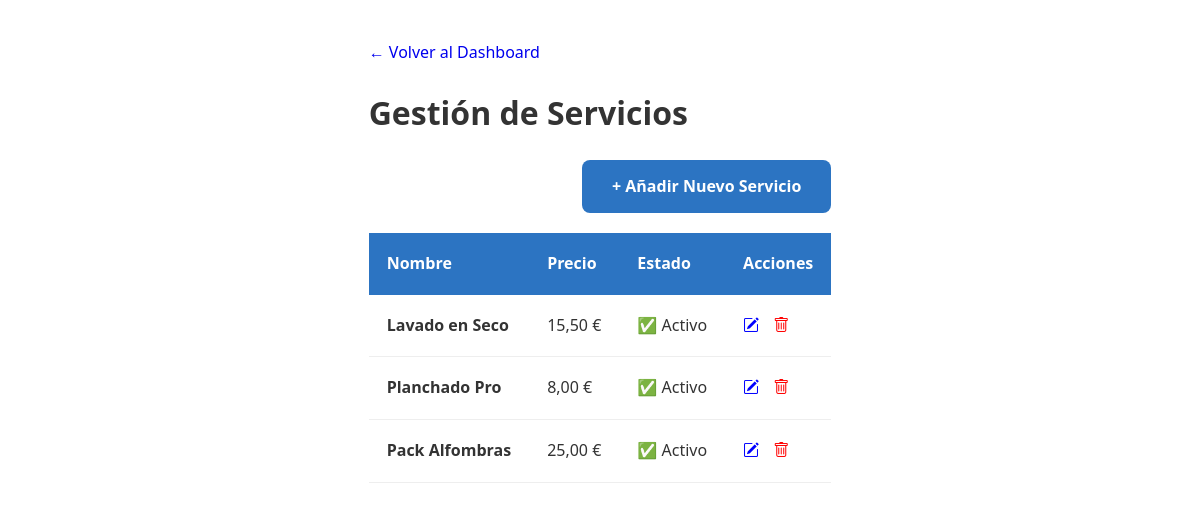
Screenshot of /admin/gestionar-servicios.php (signed in) with the database file from the repository.
### tables this page shows
CREATE TABLE `servicios` (
  `id` int(11) NOT NULL,
  `nombre` varchar(100) NOT NULL,
  `descripcion` text DEFAULT NULL,
  `precio` decimal(10,2) NOT NULL,
  `imagen` varchar(255) DEFAULT NULL,
  `activo` tinyint(1) DEFAULT 1
);

### admin/gestionar-servicios.php (the view, shortened to what this page needs)
<?php
include '../includes/db.php';
$query = "SELECT * FROM servicios";
$resultado = mysqli_query($conexion, $query);
?>
<!DOCTYPE html>
<html lang="es">
<head>
    <link rel="stylesheet" href="../css/style.css">
    <link rel="stylesheet" href="https://cdn.jsdelivr.net/npm/bootstrap-icons@1.11.1/font/bootstrap-icons.css">
</head>
<body>
    <div class="contenedor-web" style="padding: 40px 0;">
        <a href="index.php" style="text-decoration: none;">← Volver al Dashboard</a>
        <h1 class="color-azul negrita mt-3">Gestión de Servicios</h1>
        <div style="display: flex; justify-content: flex-end; margin-bottom: 20px;">
            <a href="nuevo-servicio.php" class="btn-lavandi boton-azul-relleno">+ Añadir Nuevo Servicio</a>
        </div>
        <table class="tabla-estilo-lavandi">
            <thead>
                <tr>
                    <th>Nombre</th>
                    <th>Precio</th>
                    <th>Estado</th>
                    <th>Acciones</th>
                </tr>
            </thead>
            <tbody>
                <?php while($row = mysqli_fetch_assoc($resultado)): ?>
                <tr>
                    <td class="negrita"><?php echo $row['nombre']; ?></td>
                    <td><?php echo number_format($row['precio'], 2, ',', '.'); ?> €</td>
                    <td><?php echo $row['activo'] ? '✅ Activo' : '❌ Inactivo'; ?></td>
                    <td>
                        <a href="editar-servicio.php?id=<?php echo $row['id']; ?>" style="color: blue; margin-right: 10px;"><i class="bi bi-pencil-square"></i></a>
                        <a href="eliminar-servicio.php?id=<?php echo $row['id']; ?>" style="color: red;" onclick="return confirm('¿Seguro que quieres borrar este servicio?')"><i class="bi bi-trash"></i></a>
                    </td>
                </tr>
                <?php endwhile; ?>
            </tbody>
        </table>
    </div>
</body>
</html>

### css/style.css (style rules this page uses)
:root { --azul-lavandi: #2c74c2; --azul-oscuro: #0b1146; --amarillo-lavandi: #ffc107; --fondo-gris: #f8f9fa; --blanco: #ffffff; }
body { display: flex; flex-direction: column; min-height: 93vh; margin: 0; }
body { font-family: 'Segoe UI', Arial, sans-serif; margin: 0; color: #333; line-height: 1.6; background-color: var(--blanco); }
.contenedor-web, .contenedor { max-width: 1100px; margin: 0 auto; padding: 0 20px; }
.negrita { font-weight: bold; }
.btn-lavandi { padding: 14px 30px; border-radius: 8px; text-decoration: none; font-weight: bold; transition: 0.3s; display: inline-block; border: none; cursor: pointer; }
.boton-azul-relleno, .boton-accion { background: var(--azul-lavandi); color: var(--blanco); }
.tabla-estilo-lavandi { width: 100%; border-collapse: collapse; background: var(--blanco); }
.tabla-estilo-lavandi th { background: var(--azul-lavandi); color: var(--blanco); padding: 18px; text-align: left; }
.tabla-estilo-lavandi td { padding: 18px; border-bottom: 1px solid #eee; }

### rows the page displays
servicios: nombre "Lavado en Seco", precio "15,50", activo "✅ Activo"
servicios: nombre "Planchado Pro", precio "8,00", activo "✅ Activo"
servicios: nombre "Pack Alfombras", precio "25,00", activo "✅ Activo"
